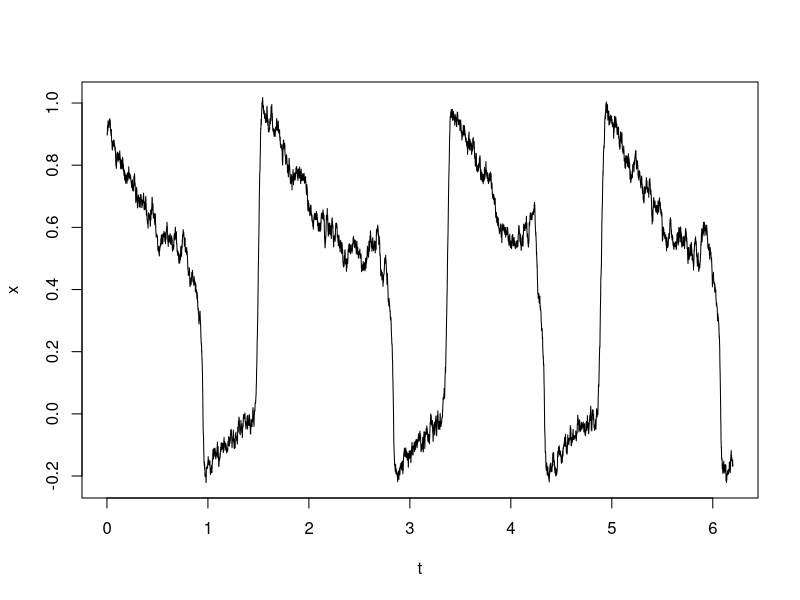
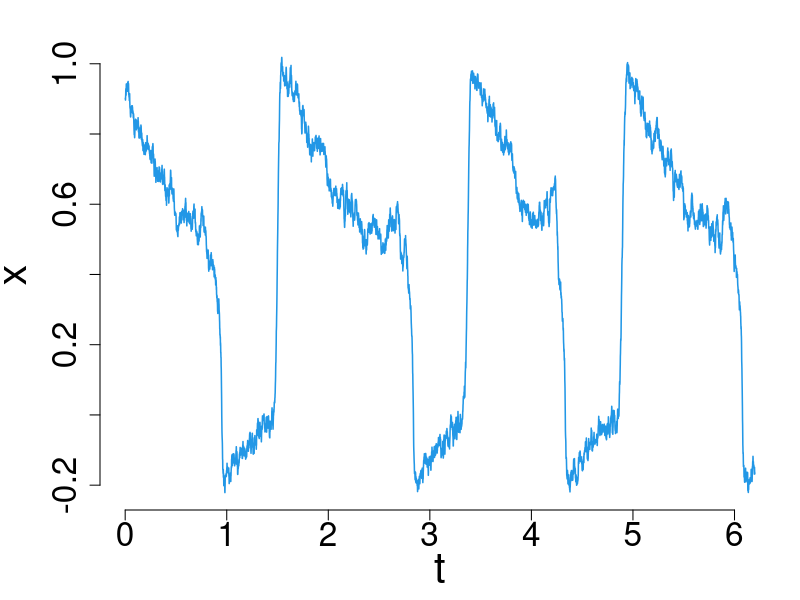
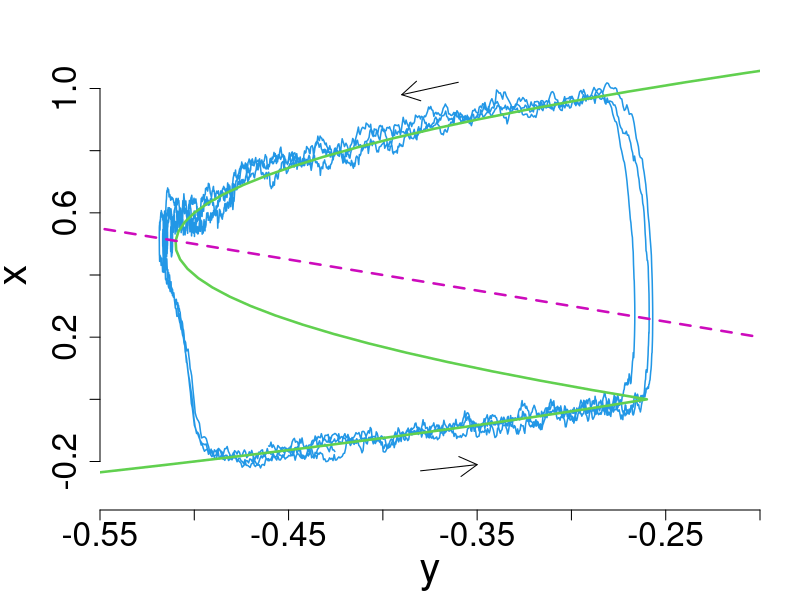

Recreate these plots in R, in order.
dt<-0.001
T<-6.2
a<-0.26 # 0.24
q<-100 # 100
beta<-1.1
n<-T/dt
t<-(1:n)*dt

set.seed(4)
x<-rep(0.9,n)
y<-rep(-0.35,n)
dw1<-rnorm(n,0,0.3*sqrt(dt)) # 0.2
dw2<-rnorm(n,0,0.0*sqrt(dt))
for(i in 1:(n-1)){
    x[i+1]<-x[i]+q*(abs(x[i])*(1-x[i])+y[i]+a)*dt+dw1[i]
    y[i+1]<-y[i]+(-x[i]-y[i])*dt+dw2[i]
}

plot(t,x,type="l")

xs<-0.03*((-100):100)
ys<--abs(xs)*(1-xs)-a
yf<--xs

postscript(file="schematic_fhn.eps", horizontal=TRUE, encoding="WinAnsi.enc")
par(mar=c(0,0,0,0))
par(oma=c(0,0,1,0))
par(mai = c(0.9, 1, 0.2, 0.2))
plot(t,x,xlim=c(0,max(T)),type="l",col=4,ylab="",xlab="",bty = "n",axes=F,lwd=1.5)
axis(side=2, cex.axis=2)
axis(side=1, cex.axis=2)
mtext("x", side = 2, line = 3.5, cex=2.5)
mtext("t", side = 1, line = 2.8, cex=2.5)
#mtext("(b)",side=3,adj=0.02,cex=2.5,line=-0.5,font=2,xpd=TRUE)
dev.off()

postscript(file="fhn_2d.eps", horizontal=TRUE, encoding="WinAnsi.enc")
par(mar=c(0,0,0,0))
par(oma=c(0,0,1,1))
par(mai = c(0.9, 1, 0.2, 0.2))
plot(y[t>1],x[t>1],type="l",xlim=c(-0.55,-0.2),ylim=c(-0.3,1.1),col=4,ylab="",xlab="",bty = "n",xaxs="i",axes=F,lwd=1.5)
lines(ys,xs,lwd=2.5,col=3)
lines(yf,xs,lwd=2.5,col=6,lty=2)
axis(side=2, cex.axis=2)
axis(side=1, cex.axis=2)
mtext("x", side = 2, line = 3.5, cex=2.5)
mtext("y", side = 1, line = 2.8, cex=2.5)
#mtext("(c)",side=3,adj=0.02,cex=2.5,line=-0.5,font=2,xpd=TRUE)
arrows(-0.36, 1.02, -0.39, 0.98, length = 0.2, angle = 30, code = 2, col = 1, lty = 1, lwd = 1)
arrows(-0.38,-0.23 , -0.35, -0.21, length = 0.2, angle = 30, code = 2, col = 1, lty = 1, lwd = 1)
dev.off()
